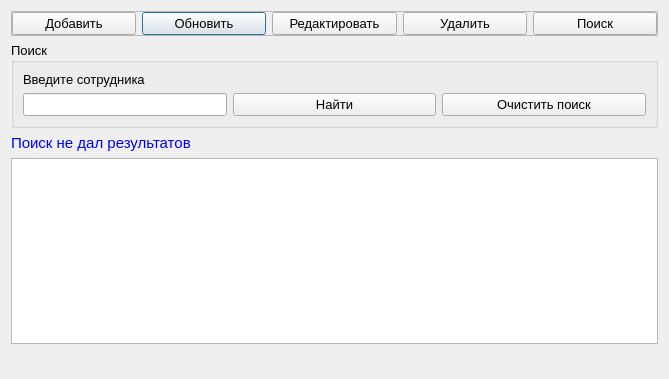
<?xml version="1.0" encoding="UTF-8"?>
<ui version="4.0">
 <class>Nagradi</class>
 <widget class="QDialog" name="Nagradi">
  <property name="geometry">
   <rect>
    <x>0</x>
    <y>0</y>
    <width>669</width>
    <height>379</height>
   </rect>
  </property>
  <property name="windowTitle">
   <string>Награды и достижения</string>
  </property>
  <layout class="QGridLayout" name="gridLayout_3">
   <item row="0" column="0" colspan="3">
    <widget class="QFrame" name="frame">
     <property name="frameShape">
      <enum>QFrame::StyledPanel</enum>
     </property>
     <property name="frameShadow">
      <enum>QFrame::Raised</enum>
     </property>
     <layout class="QGridLayout" name="gridLayout_2">
      <property name="leftMargin">
       <number>0</number>
      </property>
      <property name="topMargin">
       <number>0</number>
      </property>
      <property name="rightMargin">
       <number>0</number>
      </property>
      <property name="bottomMargin">
       <number>0</number>
      </property>
      <item row="0" column="2">
       <widget class="QPushButton" name="pushButton_update">
        <property name="font">
         <font>
          <pointsize>10</pointsize>
         </font>
        </property>
        <property name="text">
         <string>Обновить</string>
        </property>
        <property name="icon">
         <iconset resource="resourses.qrc">
          <normaloff>:/img/img/refresh.png</normaloff>:/img/img/refresh.png</iconset>
        </property>
       </widget>
      </item>
      <item row="0" column="0">
       <widget class="QPushButton" name="pushButton_add">
        <property name="font">
         <font>
          <pointsize>10</pointsize>
         </font>
        </property>
        <property name="text">
         <string>Добавить</string>
        </property>
        <property name="icon">
         <iconset resource="resourses.qrc">
          <normaloff>:/img/img/add.png</normaloff>:/img/img/add.png</iconset>
        </property>
       </widget>
      </item>
      <item row="0" column="4">
       <widget class="QPushButton" name="pushButton_del">
        <property name="font">
         <font>
          <pointsize>10</pointsize>
         </font>
        </property>
        <property name="text">
         <string>Удалить</string>
        </property>
        <property name="icon">
         <iconset resource="resourses.qrc">
          <normaloff>:/img/img/delete.png</normaloff>:/img/img/delete.png</iconset>
        </property>
       </widget>
      </item>
      <item row="0" column="5">
       <widget class="QPushButton" name="pushButton_search">
        <property name="font">
         <font>
          <pointsize>10</pointsize>
         </font>
        </property>
        <property name="text">
         <string>Поиск</string>
        </property>
        <property name="icon">
         <iconset resource="resourses.qrc">
          <normaloff>:/img/img/find.png</normaloff>:/img/img/find.png</iconset>
        </property>
       </widget>
      </item>
      <item row="0" column="3">
       <widget class="QPushButton" name="pushButton_edit">
        <property name="font">
         <font>
          <pointsize>10</pointsize>
         </font>
        </property>
        <property name="text">
         <string>Редактировать</string>
        </property>
        <property name="icon">
         <iconset resource="resourses.qrc">
          <normaloff>:/img/img/edit.png</normaloff>:/img/img/edit.png</iconset>
        </property>
       </widget>
      </item>
     </layout>
    </widget>
   </item>
   <item row="1" column="0" colspan="3">
    <widget class="QGroupBox" name="groupBox_search">
     <property name="font">
      <font>
       <pointsize>10</pointsize>
      </font>
     </property>
     <property name="title">
      <string>Поиск</string>
     </property>
     <layout class="QGridLayout" name="gridLayout" columnstretch="4,4,4">
      <item row="0" column="0">
       <widget class="QLabel" name="label">
        <property name="font">
         <font>
          <pointsize>10</pointsize>
         </font>
        </property>
        <property name="text">
         <string>Введите сотрудника</string>
        </property>
       </widget>
      </item>
      <item row="1" column="1">
       <widget class="QPushButton" name="pushButton_find">
        <property name="font">
         <font>
          <pointsize>10</pointsize>
         </font>
        </property>
        <property name="text">
         <string>Найти</string>
        </property>
        <property name="icon">
         <iconset resource="resourses.qrc">
          <normaloff>:/img/img/findOk.png</normaloff>:/img/img/findOk.png</iconset>
        </property>
       </widget>
      </item>
      <item row="1" column="2">
       <widget class="QPushButton" name="pushButton_clear">
        <property name="font">
         <font>
          <pointsize>10</pointsize>
         </font>
        </property>
        <property name="text">
         <string>Очистить поиск</string>
        </property>
        <property name="icon">
         <iconset resource="resourses.qrc">
          <normaloff>:/img/img/clear.png</normaloff>:/img/img/clear.png</iconset>
        </property>
       </widget>
      </item>
      <item row="1" column="0">
       <widget class="QLineEdit" name="lineEdit_sotr">
        <property name="clearButtonEnabled">
         <bool>true</bool>
        </property>
       </widget>
      </item>
     </layout>
    </widget>
   </item>
   <item row="2" column="0" colspan="2">
    <widget class="QLabel" name="label_result">
     <property name="maximumSize">
      <size>
       <width>16777215</width>
       <height>20</height>
      </size>
     </property>
     <property name="font">
      <font>
       <pointsize>11</pointsize>
      </font>
     </property>
     <property name="styleSheet">
      <string notr="true">color:rgb(0, 0, 255)</string>
     </property>
     <property name="text">
      <string>Поиск не дал результатов</string>
     </property>
    </widget>
   </item>
   <item row="3" column="0" colspan="3">
    <widget class="QTableView" name="tableView_nagradi">
     <property name="font">
      <font>
       <pointsize>10</pointsize>
      </font>
     </property>
     <property name="contextMenuPolicy">
      <enum>Qt::ActionsContextMenu</enum>
     </property>
     <property name="alternatingRowColors">
      <bool>true</bool>
     </property>
     <property name="selectionMode">
      <enum>QAbstractItemView::SingleSelection</enum>
     </property>
     <property name="selectionBehavior">
      <enum>QAbstractItemView::SelectRows</enum>
     </property>
    </widget>
   </item>
   <item row="4" column="0" colspan="3">
    <widget class="QLabel" name="label_naideno">
     <property name="font">
      <font>
       <pointsize>12</pointsize>
      </font>
     </property>
     <property name="styleSheet">
      <string notr="true">color:rgb(85, 0, 255)</string>
     </property>
     <property name="text">
      <string/>
     </property>
    </widget>
   </item>
  </layout>
  <action name="actionEdit">
   <property name="icon">
    <iconset resource="resourses.qrc">
     <normaloff>:/img/img/edit.png</normaloff>:/img/img/edit.png</iconset>
   </property>
   <property name="text">
    <string>Редактировать выбранную запись</string>
   </property>
  </action>
  <action name="actionDelete">
   <property name="icon">
    <iconset resource="resourses.qrc">
     <normaloff>:/img/img/delete.png</normaloff>:/img/img/delete.png</iconset>
   </property>
   <property name="text">
    <string>Удалить выбранную запист</string>
   </property>
  </action>
 </widget>
 <resources>
  <include location="resourses.qrc"/>
 </resources>
 <connections/>
</ui>
